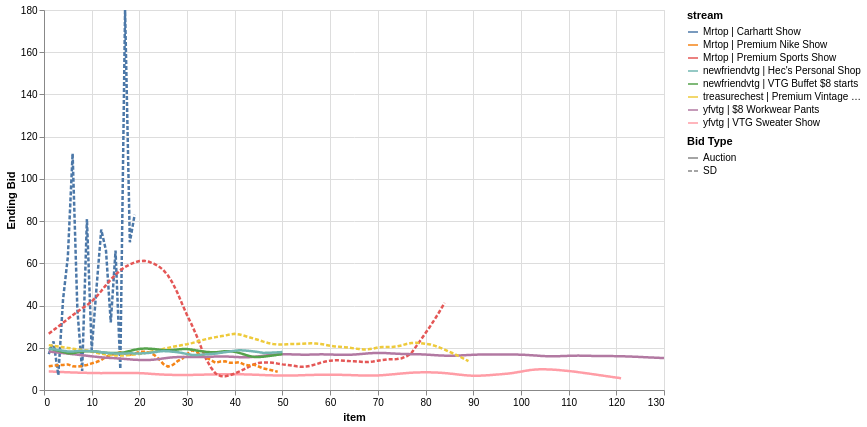

Write notebook code for a chart like this one.
### Code cell
dv_sold = dv[dv['Ending Bid'] > 0]


base = (alt.Chart(dv_sold)
    .transform_window(item="row_number()", groupby=["stream"]))

raw = (base.mark_circle(size=18, opacity=0.35)
    .encode(x="item:Q",
            y=alt.Y("Ending Bid:Q", title="Ending Bid ($)"),
            color="stream:N",
            tooltip=["stream", "item:Q", "Ending Bid:Q"]))

trend = (base
    .transform_loess("item", "Ending Bid", groupby=["stream", "Bid Type"], bandwidth=0.2)
    .mark_line(strokeWidth=2.5)
    .encode(x="item:Q", y="Ending Bid:Q",
            color="stream:N", strokeDash="Bid Type:N"))

static = (trend).properties(width=620, height=380)

static

### Figure 1 — Vega-Lite specification as saved in the notebook (floating-point values rounded to 4 significant figures; data arrays with more than 128 entries replaced by an {"elided": "..."} marker saying what was removed)
{"config": {"view": {"continuousWidth": 300, "continuousHeight": 300}}, "data": {"name": "data-4f7aaa6a094d0a90a4b395febac6f835"}, "mark": {"type": "line", "strokeWidth": 2.5}, "encoding": {"color": {"field": "stream", "type": "nominal"}, "strokeDash": {"field": "Bid Type", "type": "nominal"}, "x": {"field": "item", "type": "quantitative"}, "y": {"field": "Ending Bid", "type": "quantitative"}}, "height": 380, "transform": [{"window": [{"op": "row_number", "field": "", "as": "item"}], "groupby": ["stream"]}, {"loess": "Ending Bid", "on": "item", "bandwidth": 0.2, "groupby": ["stream", "Bid Type"]}], "width": 620, "$schema": "https://vega.github.io/schema/vega-lite/v5.20.1.json", "datasets": {"data-4f7aaa6a094d0a90a4b395febac6f835": {"elided": "592 records"}}}
